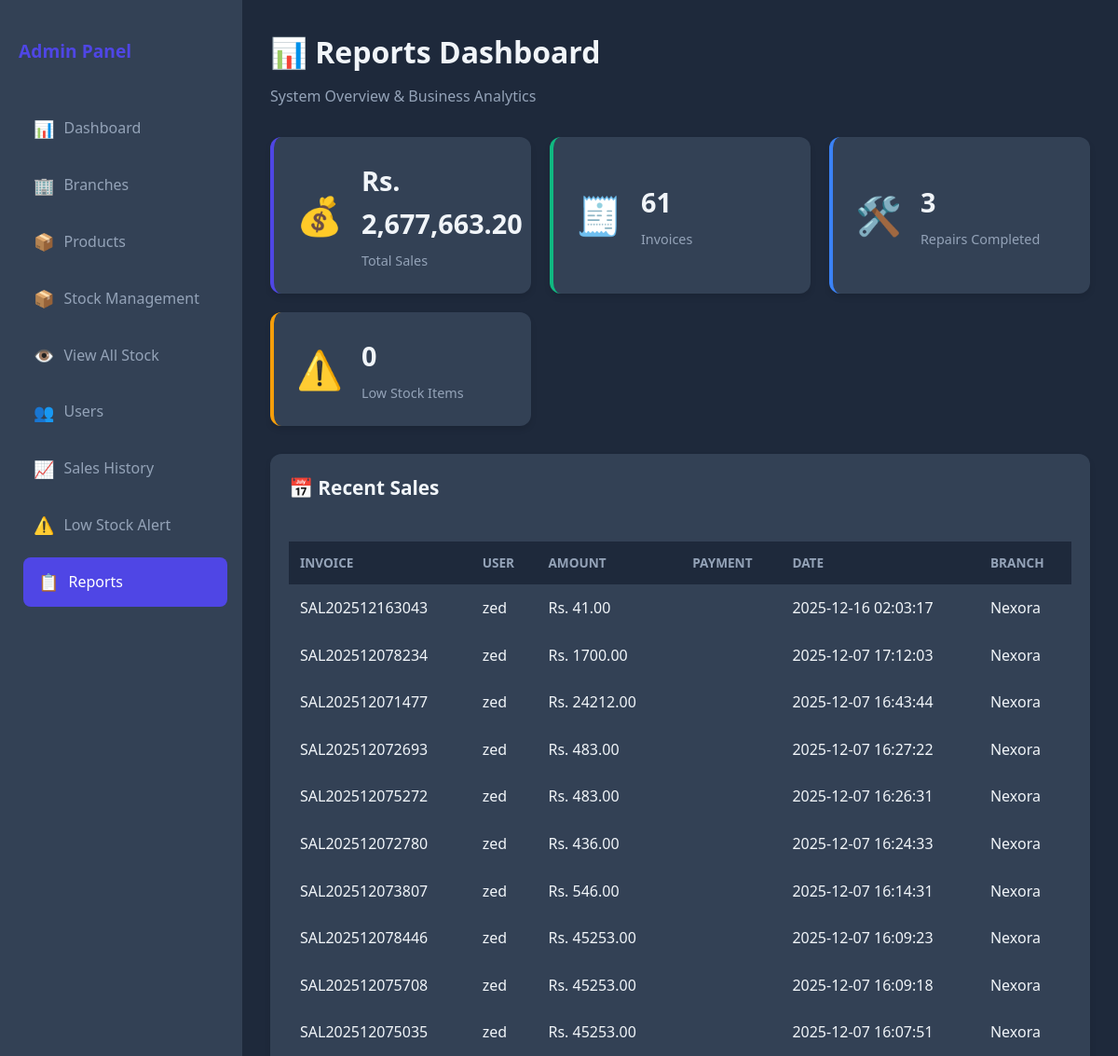
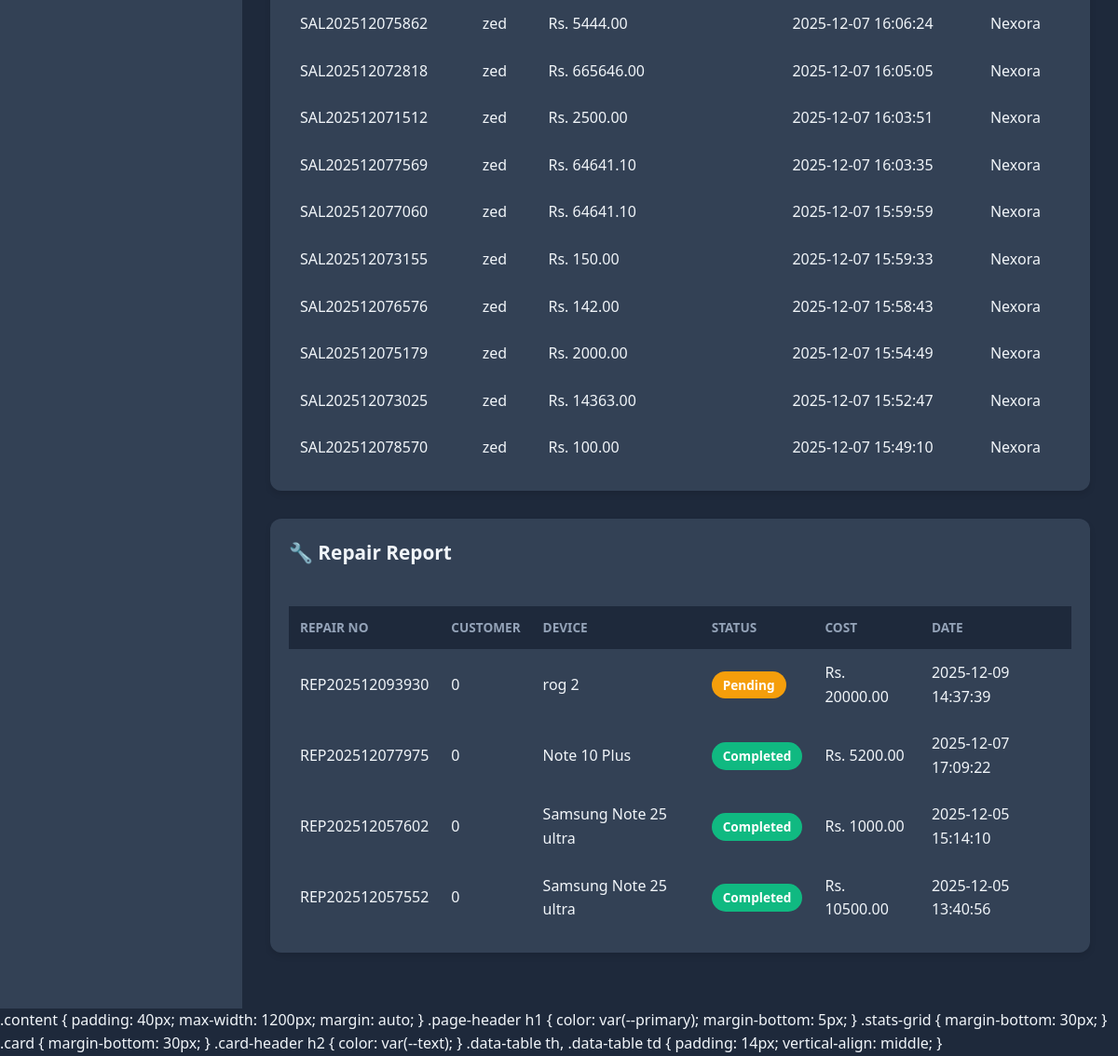
Screenshot of /admin/reports.php (signed in) with the database file from the repository (2 pictures, top to bottom).
### tables this page shows
CREATE TABLE `sales` (
  `id` int(11) NOT NULL,
  `sale_number` varchar(50) NOT NULL,
  `branch_id` int(11) NOT NULL,
  `user_id` int(11) NOT NULL,
  `total_amount` decimal(10,2) NOT NULL,
  `payment_method` enum('cash','card','bank_transfer') NOT NULL DEFAULT 'cash',
  `sale_date` timestamp NOT NULL DEFAULT current_timestamp()
);

CREATE TABLE `users` (
  `id` int(11) NOT NULL,
  `username` varchar(50) NOT NULL,
  `password` varchar(255) NOT NULL,
  `full_name` varchar(100) NOT NULL,
  `role` enum('admin','user') DEFAULT 'user',
  `branch_id` int(11) DEFAULT NULL,
  `status` enum('active','inactive') DEFAULT 'active',
  `created_at` timestamp NOT NULL DEFAULT current_timestamp()
);

CREATE TABLE `branches` (
  `id` int(11) NOT NULL,
  `name` varchar(100) NOT NULL,
  `branch_code` char(3) NOT NULL,
  `location` varchar(200) DEFAULT NULL,
  `status` enum('active','inactive') DEFAULT 'active',
  `created_at` timestamp NOT NULL DEFAULT current_timestamp()
);

CREATE TABLE `repairs` (
  `id` int(11) NOT NULL,
  `repair_number` varchar(50) NOT NULL,
  `branch_id` int(11) NOT NULL,
  `user_id` int(11) NOT NULL,
  `customer_name` varchar(100) NOT NULL,
  `device_name` varchar(100) NOT NULL,
  `imei_last5` varchar(5) DEFAULT NULL,
  `error_description` text NOT NULL,
  `repair_cost` decimal(10,2) NOT NULL,
  `parts_replaced` text DEFAULT NULL,
  `status` enum('pending','completed') DEFAULT 'pending',
  `registered_date` timestamp NOT NULL DEFAULT current_timestamp(),
  `completed_date` datetime DEFAULT NULL
);

### admin/reports.php (the view, shortened to what this page needs)
<?php
$db = new Database();
$conn = $db->getConnection();
?>
<!DOCTYPE html>
<html lang="en">
<head>
    <link rel="stylesheet" href="../assets/css/style.css">
</head>
<body>
<div class="main-container">
    <?php include '../includes/admin_sidebar.php'; ?>
    <div class="content">
        <div class="page-header">
            <h1>📊 Reports Dashboard</h1>
            <p>System Overview & Business Analytics</p>
        </div>
        <div class="stats-grid">
            <div class="stat-card primary">
                <div class="stat-icon">💰</div>
                <div class="stat-details">
                <?php
                    $totalSales = $conn->query("SELECT SUM(total_amount) AS total FROM sales")->fetch_assoc()['total'] ?? 0;
                ?>
                    <h3>Rs. <?php echo number_format($totalSales, 2); ?></h3>
                    <p>Total Sales</p>
                </div>
            </div>
            <div class="stat-card success">
                <div class="stat-icon">🧾</div>
                <div class="stat-details">
                <?php
                    $invoiceCount = $conn->query("SELECT COUNT(*) AS cnt FROM sales")->fetch_assoc()['cnt'] ?? 0;
                ?>
                    <h3><?php echo $invoiceCount; ?></h3>
                    <p>Invoices</p>
                </div>
            </div>
            <div class="stat-card info">
                <div class="stat-icon">🛠️</div>
                <div class="stat-details">
                <?php
                    $completed = $conn->query("SELECT COUNT(*) AS cnt FROM repairs WHERE status='completed'")->fetch_assoc()['cnt'] ?? 0;
                ?>
                    <h3><?php echo $completed; ?></h3>
                    <p>Repairs Completed</p>
                </div>
            </div>
            <div class="stat-card warning">
                <div class="stat-icon">⚠️</div>
                <div class="stat-details">
                <?php
                    $lowStock = $conn->query("SELECT COUNT(*) AS cnt FROM stock WHERE quantity <= alert_level")->fetch_assoc()['cnt'] ?? 0;
                ?>
                    <h3><?php echo $lowStock; ?></h3>
                    <p>Low Stock Items</p>
                </div>
            </div>
        </div>
        <div class="card">
            <div class="card-header">
                <h2>📅 Recent Sales</h2>
            </div>
            <div class="card-body">
                <div class="table-responsive">
                    <table class="data-table">
                        <thead>
                            <tr>
                                <th>Invoice</th>
                                <th>User</th>
                                <th>Amount</th>
                                <th>Payment</th>
                                <th>Date</th>
                                <th>Branch</th>
                            </tr>
                        </thead>
                        <tbody>
                        <?php
                        $salesQuery = "
                            SELECT s.sale_number, s.total_amount, s.payment_method, s.sale_date,
                                u.full_name AS user_name, b.name AS branch_name
                            FROM sales s
                            JOIN users u ON s.user_id = u.id
                            JOIN branches b ON s.branch_id = b.id
                            ORDER BY s.id DESC LIMIT 20
                        ";
                        $sales = $conn->query($salesQuery);
                        if ($sales->num_rows > 0) {
                            while ($row = $sales->fetch_assoc()) {
                                echo "
                                <tr>
                                    <td>{$row['sale_number']}</td>
                                    <td>{$row['user_name']}</td>
                                    <td>Rs. {$row['total_amount']}</td>
                                    <td>{$row['payment_method']}</td>
                                    <td>{$row['sale_date']}</td>
                                    <td>{$row['branch_name']}</td>
                                </tr>";
                            }
                        } else {
                            echo "<tr><td colspan='6' class='text-center'>No sales found</td></tr>";
                        }
                        ?>
                        </tbody>
                    </table>
                </div>
            </div>
        </div>
        <div class="card">
            <div class="card-header">
                <h2>🔧 Repair Report</h2>
            </div>
            <div class="card-body">
                <table class="data-table">
                    <thead>
                        <tr>
                            <th>Repair No</th>
                            <th>Customer</th>
                            <th>Device</th>
                            <th>Status</th>
                            <th>Cost</th>
                            <th>Date</th>
                        </tr>
                    </thead>
                    <tbody>
                    <?php
                    $repairQuery = "
                        SELECT repair_number, customer_name, device_name, status, repair_cost, registered_date
                        FROM repairs
                        ORDER BY id DESC LIMIT 20
                    ";
                    $repairs = $conn->query($repairQuery);
                    if ($repairs->num_rows > 0) {
                        while ($row = $repairs->fetch_assoc()) {
                            $badge = $row['status'] == 'completed'
                                ? "<span class='badge badge-success'>Completed</span>"
                                : "<span class='badge badge-warning'>Pending</span>";
                            echo "
                            <tr>
                                <td>{$row['repair_number']}</td>
                                <td>{$row['customer_name']}</td>
                                <td>{$row['device_name']}</td>
                                <td>$badge</td>
                                <td>Rs. {$row['repair_cost']}</td>
                                <td>{$row['registered_date']}</td>
                            </tr>";
                        }
                    } else {
                        echo "<tr><td colspan='6' class='text-center'>No repair records found</td></tr>";
                    }
                    ?>
                    </tbody>
                </table>
            </div>
        </div>
    </div>
</div>
</body>
</html>

### includes/admin_sidebar.php
<aside class="sidebar">
    <div class="sidebar-header">
        <h2>Admin Panel</h2>
    </div>
    <ul class="sidebar-menu">
        <li><a href="dashboard.php" class="<?php echo basename($_SERVER['PHP_SELF'])=='dashboard.php'?'active':''; ?>">
            <span class="icon">📊</span> Dashboard
        </a></li>
        <li><a href="branches.php" class="<?php echo basename($_SERVER['PHP_SELF'])=='branches.php'?'active':''; ?>">
            <span class="icon">🏢</span> Branches
        </a></li>
        <li><a href="products.php" class="<?php echo basename($_SERVER['PHP_SELF'])=='products.php'?'active':''; ?>">
            <span class="icon">📦</span> Products
        </a></li>
        <li><a href="stock.php" class="<?php echo basename($_SERVER['PHP_SELF'])=='stock.php'?'active':''; ?>">
            <span class="icon">📦</span> Stock Management
        </a></li>
        <li><a href="../user/stock_view.php" class="<?php echo basename($_SERVER['PHP_SELF'])=='stock_view.php'?'active':''; ?>">
            <span class="icon">👁️</span> View All Stock
        </a></li>
        <li><a href="../admin/users.php" class="<?php echo basename($_SERVER['PHP_SELF'])=='users.php'?'active':''; ?>">
            <span class="icon">👥</span> Users
        </a></li>
        <li><a href="../user/sales_history.php" class="<?php echo basename($_SERVER['PHP_SELF'])=='sales_history.php'?'active':''; ?>">
            <span class="icon">📈</span> Sales History
        </a></li>
        <li><a href="../admin/low_stock.php"<?php echo basename($_SERVER['PHP_SELF'])=='low_stock.php'?'active':''; ?>">
            <span class="icon">⚠️</span> Low Stock Alert
        </a></li>
        <li><a href="../admin/stock_report.php" class="<?php echo basename($_SERVER['PHP_SELF'])=='reports.php'?'active':''; ?>">
            <span class="icon">📋</span> Reports
        </a></li>
    </ul>
</aside>

### assets/css/style.css (style rules this page uses)
:root { --primary: #4f46e5; --primary-dark: #4338ca; --success: #10b981; --danger: #ef4444; --warning: #f59e0b; --info: #3b82f6; --dark: #1e293b; --dark-light: #334155; --dark-lighter: #475569; --text: #f1f5f9; --text-muted: #94a3b8; --border: #334155; }
* { margin: 0; padding: 0; box-sizing: border-box; }
body { font-family: 'Segoe UI', Tahoma, Geneva, Verdana, sans-serif; background: var(--dark); color: var(--text); line-height: 1.6; }
.main-container { display: flex; min-height: 100vh; }
.sidebar { width: 260px; background: var(--dark-light); padding: 20px; border-right: 1px solid var(--border); }
.sidebar-header { padding: 20px 0; border-bottom: 1px solid var(--border); margin-bottom: 20px; }
.sidebar-header h2 { font-size: 1.2em; color: var(--primary); }
.sidebar-menu { list-style: none; }
.sidebar-menu li { margin-bottom: 8px; }
.sidebar-menu a { display: flex; align-items: center; padding: 12px 16px; color: var(--text-muted); text-decoration: none; border-radius: 8px; transition: all 0.3s; }
.sidebar-menu a:hover, .sidebar-menu a.active { background: var(--primary); color: white; transform: translateX(5px); }
.sidebar-menu a .icon { margin-right: 10px; font-size: 18px; }
.content { flex: 1; padding: 30px; background: var(--dark); overflow-y: auto; }
.page-header { margin-bottom: 30px; }
.page-header h1 { font-size: 2em; margin-bottom: 10px; }
.page-header p { color: var(--text-muted); }
.card { background: var(--dark-light); border-radius: 12px; margin-bottom: 30px; box-shadow: 0 4px 6px rgba(0,0,0,0.1); }
.card-header { padding: 20px; border-bottom: 1px solid var(--border); display: flex; justify-content: space-between; align-items: center; }
.card-header h2 { font-size: 1.3em; }
.card-body { padding: 20px; }
.stats-grid { display: grid; grid-template-columns: repeat(auto-fit, minmax(250px, 1fr)); gap: 20px; margin-bottom: 30px; }
.stat-card { background: var(--dark-light); padding: 24px; border-radius: 12px; display: flex; align-items: center; box-shadow: 0 4px 6px rgba(0,0,0,0.1); transition: transform 0.3s; }
.stat-card.primary { border-left: 4px solid var(--primary); }
.stat-card.success { border-left: 4px solid var(--success); }
.stat-card.info { border-left: 4px solid var(--info); }
.stat-card.warning { border-left: 4px solid var(--warning); }
.stat-icon { font-size: 2.5em; margin-right: 20px; }
.stat-details h3 { font-size: 1.8em; margin-bottom: 5px; }
.stat-details p { color: var(--text-muted); font-size: 0.9em; }
.data-table { width: 100%; border-collapse: collapse; }
.data-table thead { background: var(--dark); }
.data-table th, .data-table td { padding: 12px; text-align: left; border-bottom: 1px solid var(--border); }
.data-table th { font-weight: 600; text-transform: uppercase; font-size: 0.85em; color: var(--text-muted); }
.badge { display: inline-block; padding: 4px 12px; border-radius: 20px; font-size: 0.85em; font-weight: 600; background: var(--dark); color: var(--text); }
.badge-success { background: var(--success); color: white; }
.badge-warning { background: var(--warning); color: white; }
.table-responsive { overflow-x: auto; }

### rows the page displays
sales: sale_number "SAL202512163043", user.full_name "zed", total_amount "41.00", sale_date "2025-12-16 02:03:17", branch.name "Nexora"
sales: sale_number "SAL202512078234", user.full_name "zed", total_amount "1700.00", sale_date "2025-12-07 17:12:03", branch.name "Nexora"
sales: sale_number "SAL202512071477", user.full_name "zed", total_amount "24212.00", sale_date "2025-12-07 16:43:44", branch.name "Nexora"
sales: sale_number "SAL202512072693", user.full_name "zed", total_amount "483.00", sale_date "2025-12-07 16:27:22", branch.name "Nexora"
sales: sale_number "SAL202512075272", user.full_name "zed", total_amount "483.00", sale_date "2025-12-07 16:26:31", branch.name "Nexora"
sales: sale_number "SAL202512072780", user.full_name "zed", total_amount "436.00", sale_date "2025-12-07 16:24:33", branch.name "Nexora"
sales: sale_number "SAL202512073807", user.full_name "zed", total_amount "546.00", sale_date "2025-12-07 16:14:31", branch.name "Nexora"
sales: sale_number "SAL202512078446", user.full_name "zed", total_amount "45253.00", sale_date "2025-12-07 16:09:23", branch.name "Nexora"
sales: sale_number "SAL202512075708", user.full_name "zed", total_amount "45253.00", sale_date "2025-12-07 16:09:18", branch.name "Nexora"
sales: sale_number "SAL202512075035", user.full_name "zed", total_amount "45253.00", sale_date "2025-12-07 16:07:51", branch.name "Nexora"
sales: sale_number "SAL202512075862", user.full_name "zed", total_amount "5444.00", sale_date "2025-12-07 16:06:24", branch.name "Nexora"
sales: sale_number "SAL202512072818", user.full_name "zed", total_amount "665646.00", sale_date "2025-12-07 16:05:05", branch.name "Nexora"
sales: sale_number "SAL202512071512", user.full_name "zed", total_amount "2500.00", sale_date "2025-12-07 16:03:51", branch.name "Nexora"
sales: sale_number "SAL202512077569", user.full_name "zed", total_amount "64641.10", sale_date "2025-12-07 16:03:35", branch.name "Nexora"
sales: sale_number "SAL202512077060", user.full_name "zed", total_amount "64641.10", sale_date "2025-12-07 15:59:59", branch.name "Nexora"
sales: sale_number "SAL202512073155", user.full_name "zed", total_amount "150.00", sale_date "2025-12-07 15:59:33", branch.name "Nexora"
sales: sale_number "SAL202512076576", user.full_name "zed", total_amount "142.00", sale_date "2025-12-07 15:58:43", branch.name "Nexora"
sales: sale_number "SAL202512075179", user.full_name "zed", total_amount "2000.00", sale_date "2025-12-07 15:54:49", branch.name "Nexora"
sales: sale_number "SAL202512073025", user.full_name "zed", total_amount "14363.00", sale_date "2025-12-07 15:52:47", branch.name "Nexora"
sales: sale_number "SAL202512078570", user.full_name "zed", total_amount "100.00", sale_date "2025-12-07 15:49:10", branch.name "Nexora"
repairs: repair_number "REP202512093930", customer_name "0", device_name "rog 2", status "Pending", repair_cost "20000.00", registered_date "2025-12-09 14:37:39"
repairs: repair_number "REP202512077975", customer_name "0", device_name "Note 10 Plus", status "Completed", repair_cost "5200.00", registered_date "2025-12-07 17:09:22"
repairs: repair_number "REP202512057602", customer_name "0", device_name "Samsung Note 25 ultra", status "Completed", repair_cost "1000.00", registered_date "2025-12-05 15:14:10"
repairs: repair_number "REP202512057552", customer_name "0", device_name "Samsung Note 25 ultra", status "Completed", repair_cost "10500.00", registered_date "2025-12-05 13:40:56"

### other values shown
$totalSales "2,677,663.20"
$invoiceCount "61"
$completed "3"
$lowStock "0"
